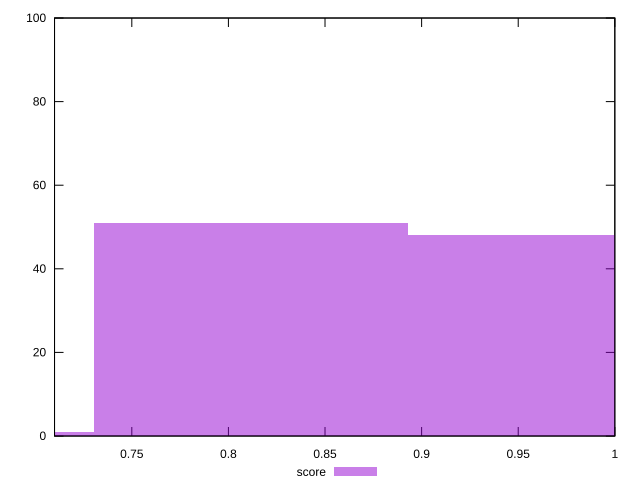

gnuplot code for this plot:
reset

$score <<EOF
0.8116111015383487 51
0.649288881230679 1
0.9739333218460184 48
EOF

set key outside below
set boxwidth 0.16232222030766974
set xrange [0.71:1]
set yrange [0:100]
set trange [0:100]
set style fill transparent solid 0.5 noborder
set terminal svg size 640, 490 enhanced background rgb 'white'
set output "report_00019_2021-02-10T18-14-37.922Z//uses-http2/samples/pages+cached/score/histogram.svg"

plot $score title "score" with boxes

reset
